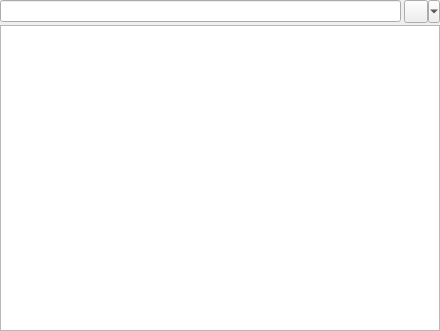
<?xml version="1.0" encoding="UTF-8"?>
<ui version="4.0">
 <class>ChatTabContentWidget</class>
 <widget class="QWidget" name="ChatTabContentWidget">
  <property name="geometry">
   <rect>
    <x>0</x>
    <y>0</y>
    <width>440</width>
    <height>331</height>
   </rect>
  </property>
  <property name="windowTitle">
   <string>Form</string>
  </property>
  <layout class="QVBoxLayout" name="verticalLayout">
   <property name="spacing">
    <number>2</number>
   </property>
   <property name="margin">
    <number>0</number>
   </property>
   <item>
    <layout class="QHBoxLayout" name="horizontalLayout">
     <property name="spacing">
      <number>3</number>
     </property>
     <item>
      <widget class="QLineEdit" name="textField"/>
     </item>
     <item>
      <widget class="QToolButton" name="smileyButton">
       <property name="maximumSize">
        <size>
         <width>100</width>
         <height>24</height>
        </size>
       </property>
       <property name="contextMenuPolicy">
        <enum>Qt::ActionsContextMenu</enum>
       </property>
       <property name="text">
        <string/>
       </property>
       <property name="icon">
        <iconset resource="../rsrc.qrc">
         <normaloff>:/icons/resources/icons/app-icons/smileys/smiley.png</normaloff>:/icons/resources/icons/app-icons/smileys/smiley.png</iconset>
       </property>
       <property name="checkable">
        <bool>false</bool>
       </property>
       <property name="popupMode">
        <enum>QToolButton::MenuButtonPopup</enum>
       </property>
       <property name="toolButtonStyle">
        <enum>Qt::ToolButtonIconOnly</enum>
       </property>
       <property name="arrowType">
        <enum>Qt::NoArrow</enum>
       </property>
      </widget>
     </item>
    </layout>
   </item>
   <item>
    <widget class="QTextEdit" name="textArea">
     <property name="enabled">
      <bool>true</bool>
     </property>
     <property name="undoRedoEnabled">
      <bool>false</bool>
     </property>
     <property name="readOnly">
      <bool>true</bool>
     </property>
    </widget>
   </item>
  </layout>
 </widget>
 <resources>
  <include location="../rsrc.qrc"/>
 </resources>
 <connections/>
</ui>
